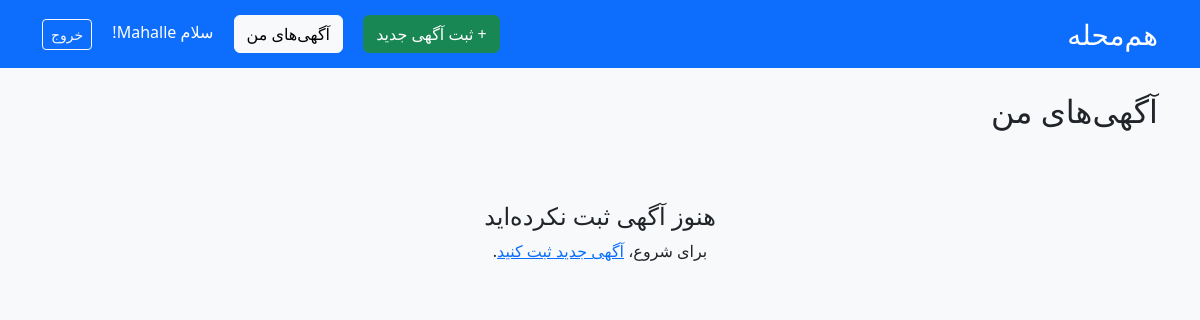
The app's page /my_ads/ (signed in), older data.
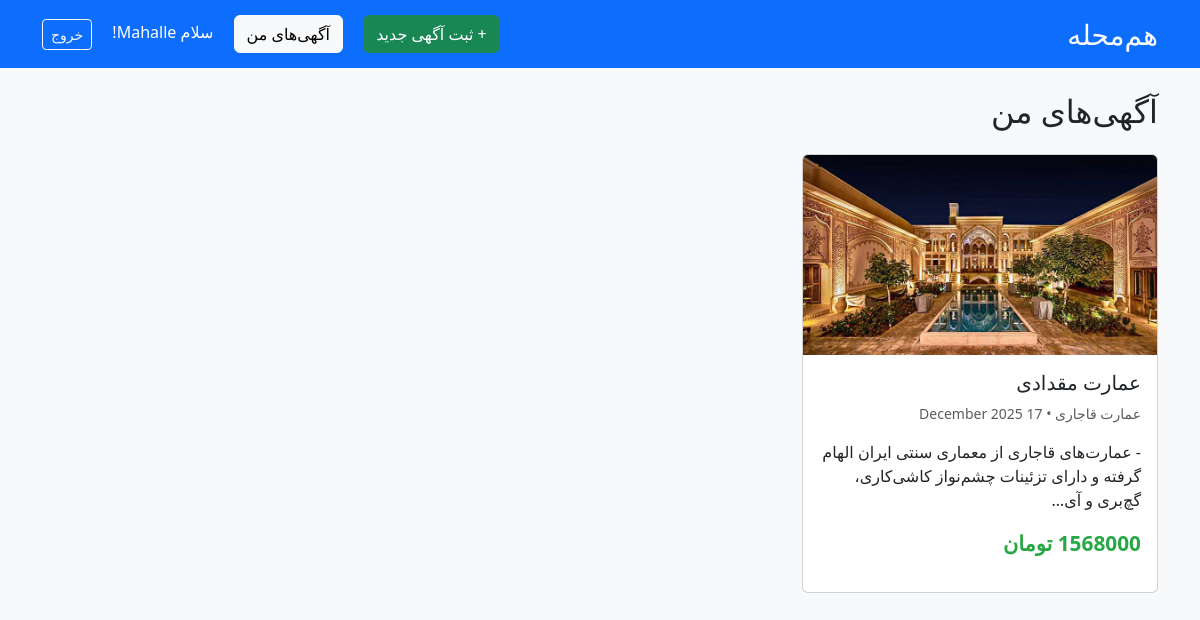
The same page, newer data.
### ads/models.py (models this page shows, shortened)
class Ad(models.Model):
    title = models.CharField(max_length=200)
    description = models.TextField()
    price = models.IntegerField()
    phone = models.CharField(max_length=15)
    created_at = models.DateTimeField(auto_now_add=True)
    user = models.ForeignKey(User, on_delete=models.CASCADE)
    category = models.ForeignKey(Category, on_delete=models.SET_NULL, null=True)

class AdImage(models.Model):
    ad = models.ForeignKey(Ad, on_delete=models.CASCADE, related_name='images')
    image = models.ImageField(upload_to='ads/')

class Category(models.Model):
    name = models.CharField(max_length=100, unique=True)
    slug = models.SlugField(max_length=100, unique=True)
    class Meta:
        verbose_name_plural = "Categories"

### ads/views.py (the view)
# urls.py: path('my_ads/', views.my_ads, name='my_ads')
@login_required
def my_ads(request):
    ads_list = Ad.objects.filter(user=request.user).order_by('-created_at')
    paginator = Paginator(ads_list, 12)  # ۱۲ آگهی در هر صفحه
    page_number = request.GET.get('page')
    ads = paginator.get_page(page_number)
    context = {
        'ads': ads,
    }
    return render(request, 'ads/my_ads.html', context)

### templates/ads/my_ads.html (shortened to what this page needs)
<!DOCTYPE html>
<html lang="fa" dir="rtl">
<head>
    <link href="https://cdn.jsdelivr.net/npm/bootstrap@5.3.3/dist/css/bootstrap.rtl.min.css" rel="stylesheet">
</head>
<body>
    <nav class="navbar navbar-expand-lg navbar-dark bg-primary mb-4">
        <div class="container">
            <a class="navbar-brand fs-3" href="/">هم‌محله</a>
            <div>
                <a href="{% url 'ads:create_ad' %}" class="btn btn-success me-3">+ ثبت آگهی جدید</a>
                <a href="{% url 'ads:my_ads' %}" class="btn btn-light me-3">آگهی‌های من</a>
                <span class="text-white me-3">سلام {{ user.username }}!</span>
                <a href="/accounts/logout/" class="btn btn-outline-light btn-sm">خروج</a>
            </div>
        </div>
    </nav>
    <div class="container">
        <h2 class="mb-4">آگهی‌های من</h2>
        {% if ads %}
            <div class="row">
                {% for ad in ads %}
                    <div class="col-md-4 mb-4">
                        <a href="{% url 'ads:ad_detail' ad.pk %}" class="text-decoration-none">
                            <div class="card ad-card h-100">
                                {% if ad.images.first %}
                                    <img src="{{ ad.images.first.image.url }}" class="card-img-top"
                                         style="height: 200px; object-fit: cover;">
                                {% else %}
                                    <img src="https://via.placeholder.com/400x200?text=بدون+عکس" class="card-img-top">
                                {% endif %}
                                <div class="card-body d-flex flex-column">
                                    <h5 class="card-title">{{ ad.title }}</h5>
                                    <p class="card-text text-muted small">
                                        {{ ad.category.name }} • {{ ad.created_at|date:"d F Y" }}
                                    </p>
                                    <p class="card-text flex-grow-1">
                                        {{ ad.description|truncatechars:100 }}
                                    </p>
                                    <div class="mt-auto">
                                        <p class="price">{{ ad.price|floatformat:0 }} تومان</p>
                                    </div>
                                </div>
                            </div>
                        </a>
                    </div>
                {% endfor %}
            </div>
        {% else %}
            <div class="text-center py-5">
                <h4>هنوز آگهی ثبت نکرده‌اید</h4>
                <p>برای شروع، <a href="{% url 'ads:create_ad' %}">آگهی جدید ثبت کنید</a>.</p>
            </div>
        {% endif %}
    </div>
</body>
</html>

Row changes from the older to the newer data that the page shows:
added Ad: images.first.image (picture), title "عمارت مقدادی", category.name "عمارت قاجاری", created_at "17 December 2025", description "- عمارت‌های قاجاری از معماری سنتی ایران الهام گرفته و دارای تزئینات چشم‌نواز کاشی‌کاری، گچ‌بری و آی…", price "1568000"
Text that changed along with them:
text no longer shown: "هنوز آگهی ثبت نکرده‌اید برای شروع، آگهی جدید ثبت کنید ."
